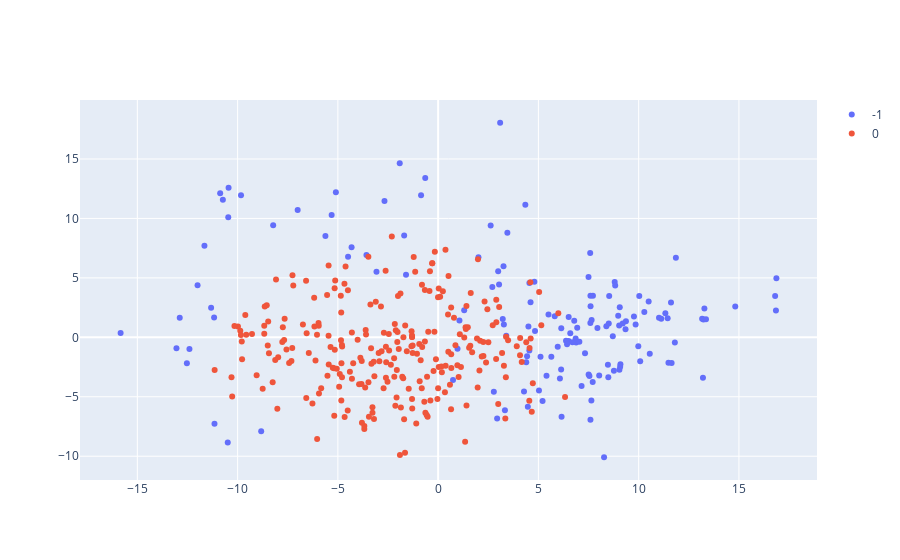

Here is the notebook cell this chart was saved with:
### Markdown cell above
### Distance profile - reference set.

Decide which obervations to use the distance to, and where, to predict `nanObs` coordinates. 

**context**: different windows might span different patterns of admixture / structure. In the case the sample carrying the missing call is admixed, distance profiles may differ considerably. there are two main concerns here:
- other admixed: we would like to reduce or remove the weight of the distances to these.
- admixture border: `nanObs` is itself admixed, resulting in significantly different distance profiles. 

Observation specific distances across are measured across trainning windows. 

The approach below proposes to tackle both concerns raised above:

    i. Variance in distance is calculated at the individual level. We seek the least variable reference points.
    Variance clusters are identified using mean shift.
    ii. Different distance profile groups identified using MeanShift. allows single cluster and excludes outliers.

The group of accessions with the smallest average std is selected as focus obs.

Reference distance profiles are selected as the largest cluster of profiles.  

#### A. Distance profiles. 


Distance profiles consist of the ordered vectors of distances `nanObs` / `every other obs` of length N-1.

Dimensionality reduction is applied and distances calculated in the resulting feature space. 

Here using `PCA` and `euclidean disances`.

### Code cell
pca2 = PCA(n_components=ncomps, whiten=False,svd_solver='randomized')
featd= pca2.fit_transform(dist_store)
bandwidth = estimate_bandwidth(featd, quantile=0.25)

ms = MeanShift(bandwidth=bandwidth, bin_seeding=False, cluster_all=False, min_bin_freq=35)
ms.fit(featd)
labelsf = ms.labels_
labelf_select = {y:[x for x in range(len(labelsf)) if labelsf[x] == y] for y in sorted(list(set(labelsf)))}


fig= [go.Scatter(
    x= featd[labelf_select[i],0],
    y= featd[labelf_select[i],1],
    mode= 'markers',
    name= str(i)
) for i in labelf_select.keys()]

layout= go.Layout()

Figure= go.Figure(data= fig, layout= layout)

iplot(Figure)

### Figure 1 — Plotly figure (JSON) as saved in the notebook; plotly's stock layout.template omitted (floating-point values rounded to 4 significant figures; data arrays with more than 128 entries replaced by an {"elided": "..."} marker saying what was removed)
{"data": [{"mode": "markers", "name": "-1", "type": "scatter", "x": {"elided": "145 float values"}, "y": {"elided": "145 float values"}}, {"mode": "markers", "name": "0", "type": "scatter", "x": {"elided": "255 float values"}, "y": {"elided": "255 float values"}}], "layout": {}}
